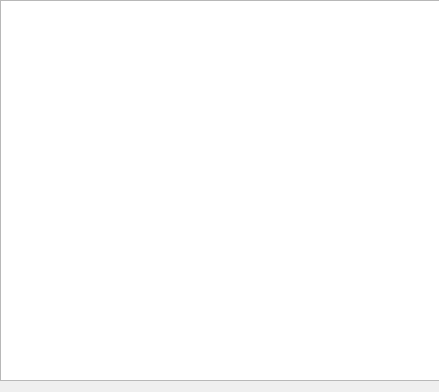
<?xml version="1.0" encoding="UTF-8"?>
<ui version="4.0">
 <class>Dialog</class>
 <widget class="QDialog" name="Dialog">
  <property name="geometry">
   <rect>
    <x>0</x>
    <y>0</y>
    <width>439</width>
    <height>392</height>
   </rect>
  </property>
  <property name="windowTitle">
   <string>Histogram</string>
  </property>
  <widget class="QGraphicsView" name="HistGraphics">
   <property name="geometry">
    <rect>
     <x>0</x>
     <y>0</y>
     <width>441</width>
     <height>381</height>
    </rect>
   </property>
  </widget>
 </widget>
 <resources/>
 <connections/>
</ui>
